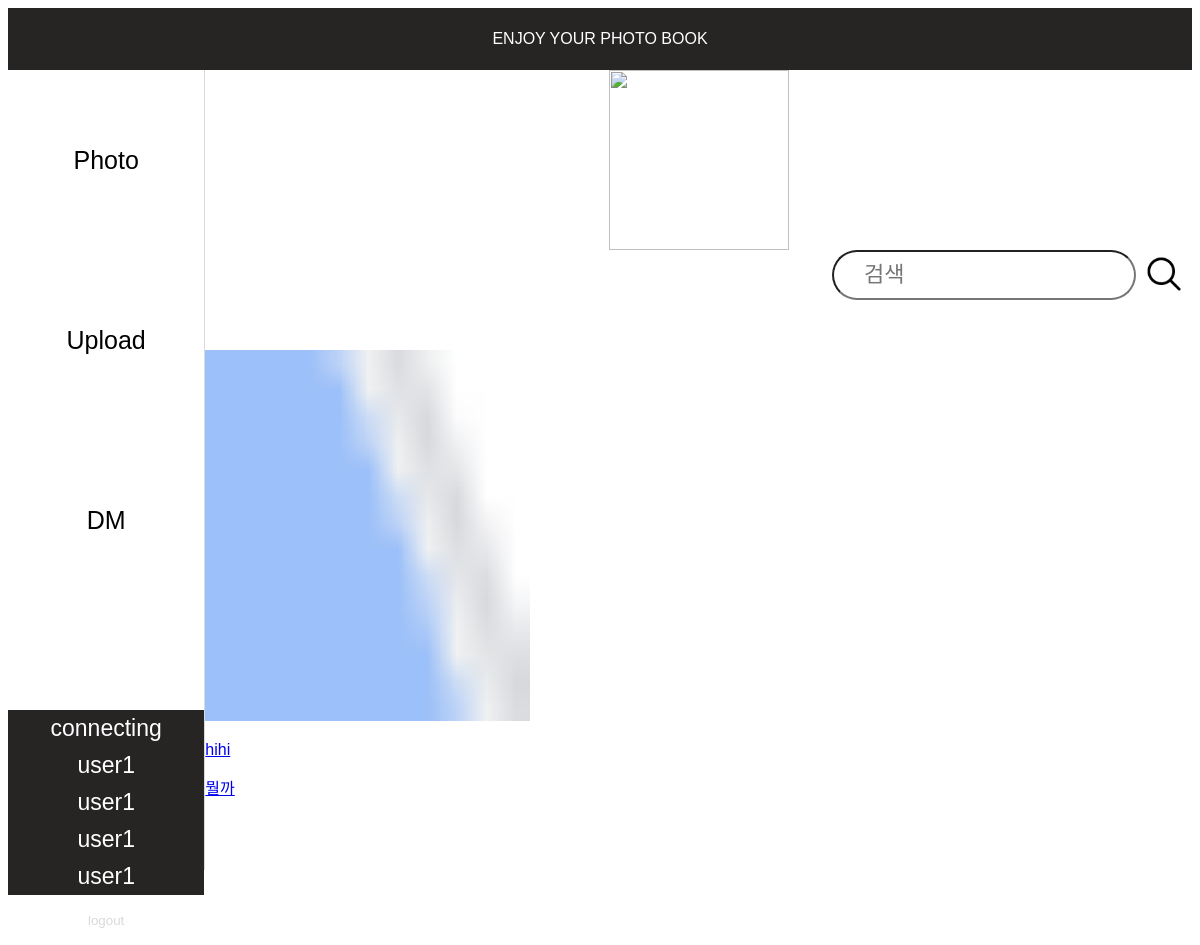
The app's page /mainpage, older data.
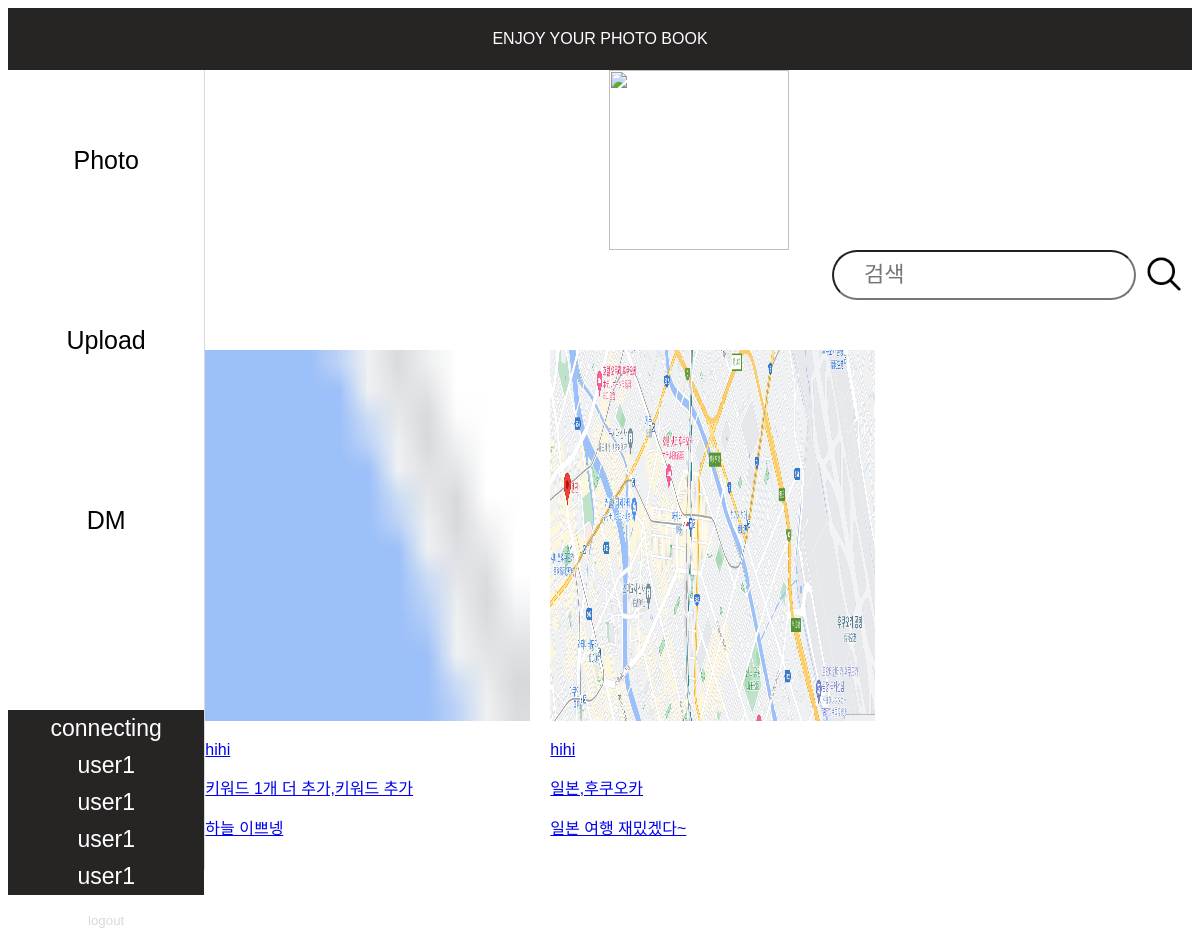
The same page, newer data.
### tables this page shows
CREATE TABLE photo_table (
    photo_ID INTEGER PRIMARY KEY AUTOINCREMENT,
    user_ID INTEGER NOT NULL,
    photo_img TEXT NOT NULL,
    photo_describ TEXT NOT NULL,
    FOREIGN KEY (user_ID) REFERENCES user_table(ID)
);

### signup.py (the view)
@app.route('/mainpage')
def mainpage():
    with sqlite3.connect('photo_album.db') as con:
        cur = con.cursor()
        cur.execute('''
            SELECT photo_table.photo_ID, photo_table.photo_img, user_table.user_nickname,
                GROUP_CONCAT(photo_keyword_table.keyword), photo_table.photo_describ
            FROM photo_table
            JOIN user_table ON photo_table.user_ID = user_table.ID
            LEFT JOIN photo_keyword_table ON photo_table.photo_ID = photo_keyword_table.photo_ID
            GROUP BY photo_table.photo_ID
        ''')
        photos = cur.fetchall()
    return render_template('mainpage.html', photos=photos)

### templates/mainpage.html
<!DOCTYPE html>
<html>
    <head>
        <link rel="stylesheet" href="../static/mainpage.css" />
    </head>
    <body>
        <div id = 'top'>ENJOY YOUR PHOTO BOOK</div>
        <div id="container">
            <div id = 'sidebar_container'>
                <div class="sidebar_btn_container"><button class='sidebar_btn' onclick="location.href='{{ url_for('mainpage') }}'">Photo</button></div>
                <div class="sidebar_btn_container"><button class='sidebar_btn' onclick="location.href='{{ url_for('upload_page') }}'">Upload</button></div>
                <div class="sidebar_btn_container"><button class='sidebar_btn' onclick="location.href='{{ url_for('dm_list') }}'">DM</button></div>
                <div id ='connecting_user_container'>
                    <div class="userlist">connecting</div>
                    <div class="userlist">user1</div>
                    <div class="userlist">user1</div>
                    <div class="userlist">user1</div>
                    <div class="userlist">user1</div>
                </div>
                <div id="logout">
                    <button id="logout_btn" onclick="location.href='{{ url_for('loginpage') }}'">logout</button>
                </div>
            </div>
            <div id = 'main_login_container'>
                <div id="camera_img_container">
                    <img id = 'camera_img' src="{{ url_for('static', filename='assets/camera.png') }}">
                </div>
                <div id="keyword_container">
                    <form action="search_keyword" method="POST">
                        <input type="text" id="keyword" name="keyword" placeholder="검색">
                        <button id="search_btn"><img id='search_img' src="{{ url_for('static', filename='assets/search.png') }}"></button>
                    </form>
                </div>
                <div id="item_container">
                    {% for photo in photos %}
                    <div class ='item'>
                        <a href="{{ url_for('photo_detail', item_id=photo[0]) }}">
                            <img class='photo_img' src="{{ url_for('static', filename=photo[1]) }}">
                            <p class="author">{{ photo[2] }}</p>
                            <p class="keyword">{{ photo[3] }}</p>
                            <p class="description">{{ photo[4] }}</p>
                        </a>
                    </div>
                    {% endfor %}
                </div>
            </div>
        </div>
    </body>
</html>

### static/mainpage.css (style rules this page uses)
body { font-family: 'Noto Sans KR', sans-serif; }
#top { display: flex; justify-content: center; align-items: center; background-color: #272424; color : #FFFFFF; height: 62px; }
#container { display: grid; grid-template-columns: 1fr 5fr; }
#sidebar_container { grid-column: 1/2; border-right:1px solid #D9D9D9; align-items: center; justify-content: center; height: 100vh; }
.sidebar_btn_container { display: flex; justify-content: center; align-items: center; }
#connecting_user_container { margin-top:100px }
.sidebar_btn { width: 100%; height: 180px; color:black; background-color: #FFFFFF; border:0px; font-size: 25px; }
.userlist { display: flex; justify-content: center; color:#FFFFFF; background-color: #272424; font-size: 23px; padding: 5px; }
#logout { display: flex; height:50px; justify-content: center; }
#logout_btn { color:#D9D9D9; background-color: #FFFFFF; border:0px; }
#main_login_container { grid-column: 2/3; height: 100%; }
#camera_img_container { display: flex; justify-content: center; align-items: center; }
#camera_img { width: 180px; height: 180px; }
#keyword_container { display: flex; justify-content: flex-end; }
#search_btn { background-color: #FFFFFF; border:0px; }
form { display: flex; align-items: center; justify-content: center; }
#keyword { border-radius: 50px; width: 278px; height: 44px; font-size: 22px; padding-left: 20px; }
input::placeholder { display: flex; align-items: center; font-size: 22px; padding-left: 10px; }
#search_img { width:44px; height: 44px; }
#item_container { margin-top: 50px; display: grid; grid-template-columns: 1fr 1fr 1fr; grid-template-rows: auto; row-gap: 20px; column-gap: 20px; }
.item { display: flex; align-items: center; flex-direction: column; }
.photo_img { width: 325px; height: 371px; }

Row changes from the older to the newer data that the page shows:
changed photo_table: photo (not shown) → "키워드 1개 더 추가,키워드 추가"; photo_describ "뭘까" → "하늘 이쁘넹"
added photo_table: photo_img (picture), photo "hihi", photo "일본,후쿠오카", photo_describ "일본 여행 재밌겠다~"
